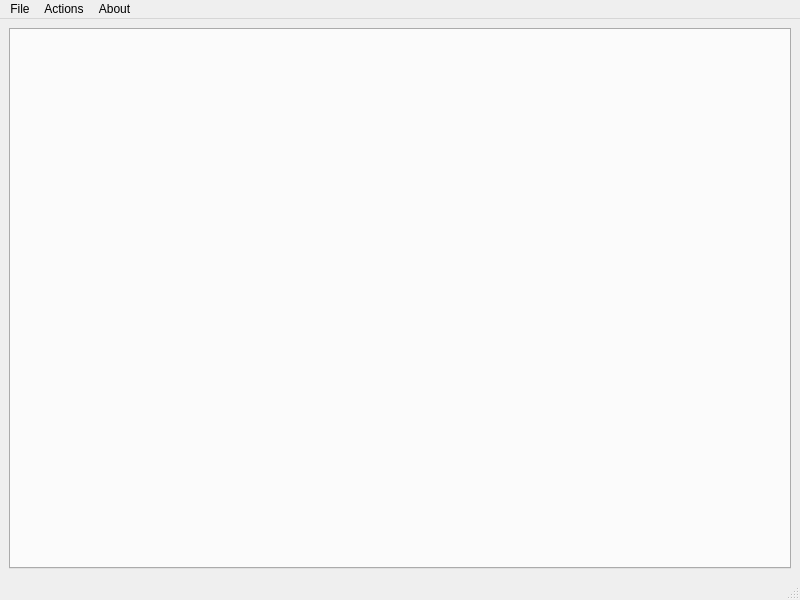
<?xml version="1.0" encoding="UTF-8"?>
<ui version="4.0">
 <class>MainWindow</class>
 <widget class="QMainWindow" name="MainWindow">
  <property name="geometry">
   <rect>
    <x>0</x>
    <y>0</y>
    <width>800</width>
    <height>600</height>
   </rect>
  </property>
  <property name="windowTitle">
   <string>MainWindow</string>
  </property>
  <widget class="QWidget" name="centralwidget">
   <layout class="QVBoxLayout" name="verticalLayout">
    <item>
     <widget class="QTabWidget" name="tabWidget">
      <property name="tabsClosable">
       <bool>true</bool>
      </property>
     </widget>
    </item>
   </layout>
  </widget>
  <widget class="QMenuBar" name="menubar">
   <property name="geometry">
    <rect>
     <x>0</x>
     <y>0</y>
     <width>800</width>
     <height>36</height>
    </rect>
   </property>
   <widget class="QMenu" name="menuFile">
    <property name="title">
     <string>File</string>
    </property>
    <addaction name="actionQuit"/>
   </widget>
   <widget class="QMenu" name="menuActions">
    <property name="title">
     <string>Actions</string>
    </property>
    <addaction name="actionAddUser"/>
    <addaction name="actionRemoveUser"/>
    <addaction name="separator"/>
    <addaction name="actionReloadUsers"/>
   </widget>
   <widget class="QMenu" name="menuAbout">
    <property name="title">
     <string>About</string>
    </property>
    <addaction name="actionConnection"/>
    <addaction name="separator"/>
    <addaction name="actionAbout"/>
   </widget>
   <addaction name="menuFile"/>
   <addaction name="menuActions"/>
   <addaction name="menuAbout"/>
  </widget>
  <widget class="QStatusBar" name="statusbar"/>
  <action name="actionQuit">
   <property name="text">
    <string>Quit</string>
   </property>
  </action>
  <action name="actionAddUser">
   <property name="text">
    <string>Add user</string>
   </property>
  </action>
  <action name="actionRemoveUser">
   <property name="text">
    <string>Remove user</string>
   </property>
  </action>
  <action name="actionReloadUsers">
   <property name="text">
    <string>Reload users</string>
   </property>
  </action>
  <action name="actionConnection">
   <property name="text">
    <string>Connection...</string>
   </property>
  </action>
  <action name="actionAbout">
   <property name="text">
    <string>About...</string>
   </property>
  </action>
 </widget>
 <resources/>
 <connections/>
</ui>
